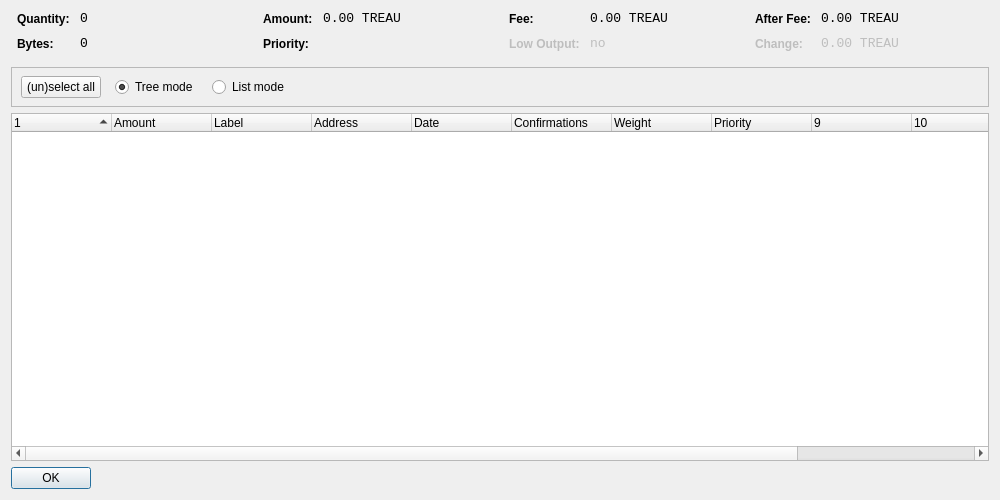
<?xml version="1.0" encoding="UTF-8"?>
<ui version="4.0">
 <class>CoinControlDialog</class>
 <widget class="QWidget" name="CoinControlDialog">
  <property name="geometry">
   <rect>
    <x>0</x>
    <y>0</y>
    <width>1000</width>
    <height>500</height>
   </rect>
  </property>
  <property name="windowTitle">
   <string>Coin Control</string>
  </property>
  <layout class="QVBoxLayout" name="verticalLayout">
   <item>
    <layout class="QHBoxLayout" name="horizontalLayoutTop" stretch="0,0,0,0">
     <property name="topMargin">
      <number>0</number>
     </property>
     <property name="bottomMargin">
      <number>10</number>
     </property>
     <item>
      <layout class="QFormLayout" name="formLayoutCoinControl1">
       <property name="horizontalSpacing">
        <number>10</number>
       </property>
       <property name="verticalSpacing">
        <number>10</number>
       </property>
       <property name="leftMargin">
        <number>6</number>
       </property>
       <property name="rightMargin">
        <number>6</number>
       </property>
       <item row="0" column="0">
        <widget class="QLabel" name="labelCoinControlQuantityText">
         <property name="styleSheet">
          <string notr="true">font-weight:bold;</string>
         </property>
         <property name="text">
          <string>Quantity:</string>
         </property>
        </widget>
       </item>
       <item row="0" column="1">
        <widget class="QLabel" name="labelCoinControlQuantity">
         <property name="font">
          <font>
           <family>Monospace</family>
           <pointsize>10</pointsize>
          </font>
         </property>
         <property name="cursor">
          <cursorShape>IBeamCursor</cursorShape>
         </property>
         <property name="contextMenuPolicy">
          <enum>Qt::ActionsContextMenu</enum>
         </property>
         <property name="text">
          <string notr="true">0</string>
         </property>
         <property name="textInteractionFlags">
          <set>Qt::LinksAccessibleByMouse|Qt::TextSelectableByKeyboard|Qt::TextSelectableByMouse</set>
         </property>
        </widget>
       </item>
       <item row="1" column="0">
        <widget class="QLabel" name="labelCoinControlBytesText">
         <property name="styleSheet">
          <string notr="true">font-weight:bold;</string>
         </property>
         <property name="text">
          <string>Bytes:</string>
         </property>
        </widget>
       </item>
       <item row="1" column="1">
        <widget class="QLabel" name="labelCoinControlBytes">
         <property name="font">
          <font>
           <family>Monospace</family>
           <pointsize>10</pointsize>
          </font>
         </property>
         <property name="cursor">
          <cursorShape>IBeamCursor</cursorShape>
         </property>
         <property name="contextMenuPolicy">
          <enum>Qt::ActionsContextMenu</enum>
         </property>
         <property name="text">
          <string notr="true">0</string>
         </property>
         <property name="textInteractionFlags">
          <set>Qt::LinksAccessibleByMouse|Qt::TextSelectableByKeyboard|Qt::TextSelectableByMouse</set>
         </property>
        </widget>
       </item>
      </layout>
     </item>
     <item>
      <layout class="QFormLayout" name="formLayoutCoinControl2">
       <property name="horizontalSpacing">
        <number>10</number>
       </property>
       <property name="verticalSpacing">
        <number>10</number>
       </property>
       <property name="leftMargin">
        <number>6</number>
       </property>
       <property name="rightMargin">
        <number>6</number>
       </property>
       <item row="0" column="0">
        <widget class="QLabel" name="labelCoinControlAmountText">
         <property name="styleSheet">
          <string notr="true">font-weight:bold;</string>
         </property>
         <property name="text">
          <string>Amount:</string>
         </property>
        </widget>
       </item>
       <item row="0" column="1">
        <widget class="QLabel" name="labelCoinControlAmount">
         <property name="font">
          <font>
           <family>Monospace</family>
           <pointsize>10</pointsize>
          </font>
         </property>
         <property name="cursor">
          <cursorShape>IBeamCursor</cursorShape>
         </property>
         <property name="contextMenuPolicy">
          <enum>Qt::ActionsContextMenu</enum>
         </property>
         <property name="text">
          <string notr="true">0.00 TREAU</string>
         </property>
         <property name="textInteractionFlags">
          <set>Qt::LinksAccessibleByMouse|Qt::TextSelectableByKeyboard|Qt::TextSelectableByMouse</set>
         </property>
        </widget>
       </item>
       <item row="1" column="0">
        <widget class="QLabel" name="labelCoinControlPriorityText">
         <property name="styleSheet">
          <string notr="true">font-weight:bold;</string>
         </property>
         <property name="text">
          <string>Priority:</string>
         </property>
        </widget>
       </item>
       <item row="1" column="1">
        <widget class="QLabel" name="labelCoinControlPriority">
         <property name="font">
          <font>
           <family>Monospace</family>
           <pointsize>10</pointsize>
          </font>
         </property>
         <property name="cursor">
          <cursorShape>IBeamCursor</cursorShape>
         </property>
         <property name="contextMenuPolicy">
          <enum>Qt::ActionsContextMenu</enum>
         </property>
         <property name="text">
          <string/>
         </property>
         <property name="textInteractionFlags">
          <set>Qt::LinksAccessibleByMouse|Qt::TextSelectableByKeyboard|Qt::TextSelectableByMouse</set>
         </property>
        </widget>
       </item>
      </layout>
     </item>
     <item>
      <layout class="QFormLayout" name="formLayoutCoinControl3">
       <property name="horizontalSpacing">
        <number>10</number>
       </property>
       <property name="verticalSpacing">
        <number>10</number>
       </property>
       <property name="leftMargin">
        <number>6</number>
       </property>
       <property name="rightMargin">
        <number>6</number>
       </property>
       <item row="0" column="0">
        <widget class="QLabel" name="labelCoinControlFeeText">
         <property name="styleSheet">
          <string notr="true">font-weight:bold;</string>
         </property>
         <property name="text">
          <string>Fee:</string>
         </property>
        </widget>
       </item>
       <item row="0" column="1">
        <widget class="QLabel" name="labelCoinControlFee">
         <property name="font">
          <font>
           <family>Monospace</family>
           <pointsize>10</pointsize>
          </font>
         </property>
         <property name="cursor">
          <cursorShape>IBeamCursor</cursorShape>
         </property>
         <property name="contextMenuPolicy">
          <enum>Qt::ActionsContextMenu</enum>
         </property>
         <property name="text">
          <string notr="true">0.00 TREAU</string>
         </property>
         <property name="textInteractionFlags">
          <set>Qt::LinksAccessibleByMouse|Qt::TextSelectableByKeyboard|Qt::TextSelectableByMouse</set>
         </property>
        </widget>
       </item>
       <item row="1" column="0">
        <widget class="QLabel" name="labelCoinControlLowOutputText">
         <property name="enabled">
          <bool>false</bool>
         </property>
         <property name="styleSheet">
          <string notr="true">font-weight:bold;</string>
         </property>
         <property name="text">
          <string>Low Output:</string>
         </property>
        </widget>
       </item>
       <item row="1" column="1">
        <widget class="QLabel" name="labelCoinControlLowOutput">
         <property name="enabled">
          <bool>false</bool>
         </property>
         <property name="font">
          <font>
           <family>Monospace</family>
           <pointsize>10</pointsize>
          </font>
         </property>
         <property name="cursor">
          <cursorShape>IBeamCursor</cursorShape>
         </property>
         <property name="contextMenuPolicy">
          <enum>Qt::ActionsContextMenu</enum>
         </property>
         <property name="text">
          <string>no</string>
         </property>
         <property name="textInteractionFlags">
          <set>Qt::LinksAccessibleByMouse|Qt::TextSelectableByKeyboard|Qt::TextSelectableByMouse</set>
         </property>
        </widget>
       </item>
      </layout>
     </item>
     <item>
      <layout class="QFormLayout" name="formLayoutCoinControl4">
       <property name="horizontalSpacing">
        <number>10</number>
       </property>
       <property name="verticalSpacing">
        <number>10</number>
       </property>
       <property name="leftMargin">
        <number>6</number>
       </property>
       <property name="rightMargin">
        <number>6</number>
       </property>
       <item row="0" column="0">
        <widget class="QLabel" name="labelCoinControlAfterFeeText">
         <property name="styleSheet">
          <string notr="true">font-weight:bold;</string>
         </property>
         <property name="text">
          <string>After Fee:</string>
         </property>
        </widget>
       </item>
       <item row="0" column="1">
        <widget class="QLabel" name="labelCoinControlAfterFee">
         <property name="font">
          <font>
           <family>Monospace</family>
           <pointsize>10</pointsize>
          </font>
         </property>
         <property name="cursor">
          <cursorShape>IBeamCursor</cursorShape>
         </property>
         <property name="contextMenuPolicy">
          <enum>Qt::ActionsContextMenu</enum>
         </property>
         <property name="text">
          <string notr="true">0.00 TREAU</string>
         </property>
         <property name="textInteractionFlags">
          <set>Qt::LinksAccessibleByMouse|Qt::TextSelectableByKeyboard|Qt::TextSelectableByMouse</set>
         </property>
        </widget>
       </item>
       <item row="1" column="0">
        <widget class="QLabel" name="labelCoinControlChangeText">
         <property name="enabled">
          <bool>false</bool>
         </property>
         <property name="styleSheet">
          <string notr="true">font-weight:bold;</string>
         </property>
         <property name="text">
          <string>Change:</string>
         </property>
        </widget>
       </item>
       <item row="1" column="1">
        <widget class="QLabel" name="labelCoinControlChange">
         <property name="enabled">
          <bool>false</bool>
         </property>
         <property name="font">
          <font>
           <family>Monospace</family>
           <pointsize>10</pointsize>
          </font>
         </property>
         <property name="cursor">
          <cursorShape>IBeamCursor</cursorShape>
         </property>
         <property name="contextMenuPolicy">
          <enum>Qt::ActionsContextMenu</enum>
         </property>
         <property name="text">
          <string notr="true">0.00 TREAU</string>
         </property>
         <property name="textInteractionFlags">
          <set>Qt::LinksAccessibleByMouse|Qt::TextSelectableByKeyboard|Qt::TextSelectableByMouse</set>
         </property>
        </widget>
       </item>
      </layout>
     </item>
    </layout>
   </item>
   <item>
    <widget class="QFrame" name="frame">
     <property name="minimumSize">
      <size>
       <width>0</width>
       <height>40</height>
      </size>
     </property>
     <property name="frameShape">
      <enum>QFrame::StyledPanel</enum>
     </property>
     <property name="frameShadow">
      <enum>QFrame::Sunken</enum>
     </property>
     <widget class="QWidget" name="horizontalLayoutWidget">
      <property name="geometry">
       <rect>
        <x>10</x>
        <y>0</y>
        <width>781</width>
        <height>41</height>
       </rect>
      </property>
      <layout class="QHBoxLayout" name="horizontalLayoutPanel" stretch="0,0,0,0">
       <property name="spacing">
        <number>14</number>
       </property>
       <item>
        <widget class="QPushButton" name="pushButtonSelectAll">
         <property name="sizePolicy">
          <sizepolicy hsizetype="Maximum" vsizetype="Fixed">
           <horstretch>0</horstretch>
           <verstretch>0</verstretch>
          </sizepolicy>
         </property>
         <property name="text">
          <string>(un)select all</string>
         </property>
        </widget>
       </item>
       <item>
        <widget class="QRadioButton" name="radioTreeMode">
         <property name="sizePolicy">
          <sizepolicy hsizetype="Maximum" vsizetype="Fixed">
           <horstretch>0</horstretch>
           <verstretch>0</verstretch>
          </sizepolicy>
         </property>
         <property name="text">
          <string>Tree mode</string>
         </property>
         <property name="checked">
          <bool>true</bool>
         </property>
        </widget>
       </item>
       <item>
        <widget class="QRadioButton" name="radioListMode">
         <property name="sizePolicy">
          <sizepolicy hsizetype="Maximum" vsizetype="Fixed">
           <horstretch>0</horstretch>
           <verstretch>0</verstretch>
          </sizepolicy>
         </property>
         <property name="text">
          <string>List mode</string>
         </property>
        </widget>
       </item>
       <item>
        <spacer name="horizontalSpacer">
         <property name="orientation">
          <enum>Qt::Horizontal</enum>
         </property>
         <property name="sizeHint" stdset="0">
          <size>
           <width>40</width>
           <height>20</height>
          </size>
         </property>
        </spacer>
       </item>
      </layout>
     </widget>
    </widget>
   </item>
   <item>
    <widget class="CoinControlTreeWidget" name="treeWidget">
     <property name="contextMenuPolicy">
      <enum>Qt::CustomContextMenu</enum>
     </property>
     <property name="sortingEnabled">
      <bool>false</bool>
     </property>
     <property name="columnCount">
      <number>12</number>
     </property>
     <attribute name="headerShowSortIndicator" stdset="0">
      <bool>true</bool>
     </attribute>
     <attribute name="headerStretchLastSection">
      <bool>false</bool>
     </attribute>
     <column>
      <property name="text">
       <string/>
      </property>
     </column>
     <column>
      <property name="text">
       <string>Amount</string>
      </property>
     </column>
     <column>
      <property name="text">
       <string>Label</string>
      </property>
     </column>
     <column>
      <property name="text">
       <string>Address</string>
      </property>
     </column>
     <column>
      <property name="text">
       <string>Date</string>
      </property>
     </column>
     <column>
      <property name="text">
       <string>Confirmations</string>
      </property>
      <property name="toolTip">
       <string>Confirmed</string>
      </property>
     </column>
     <column>
      <property name="text">
       <string>Weight</string>
      </property>
     </column>
     <column>
      <property name="text">
       <string>Priority</string>
      </property>
     </column>
     <column>
      <property name="text">
       <string/>
      </property>
     </column>
     <column>
      <property name="text">
       <string/>
      </property>
     </column>
     <column>
      <property name="text">
       <string/>
      </property>
     </column>
     <column>
      <property name="text">
       <string/>
      </property>
     </column>
    </widget>
   </item>
   <item>
    <widget class="QDialogButtonBox" name="buttonBox">
     <property name="sizePolicy">
      <sizepolicy hsizetype="Maximum" vsizetype="Fixed">
       <horstretch>0</horstretch>
       <verstretch>0</verstretch>
      </sizepolicy>
     </property>
     <property name="orientation">
      <enum>Qt::Horizontal</enum>
     </property>
     <property name="standardButtons">
      <set>QDialogButtonBox::Ok</set>
     </property>
    </widget>
   </item>
  </layout>
 </widget>
 <customwidgets>
  <customwidget>
   <class>CoinControlTreeWidget</class>
   <extends>QTreeWidget</extends>
   <header>coincontroltreewidget.h</header>
  </customwidget>
 </customwidgets>
 <resources/>
 <connections/>
</ui>
